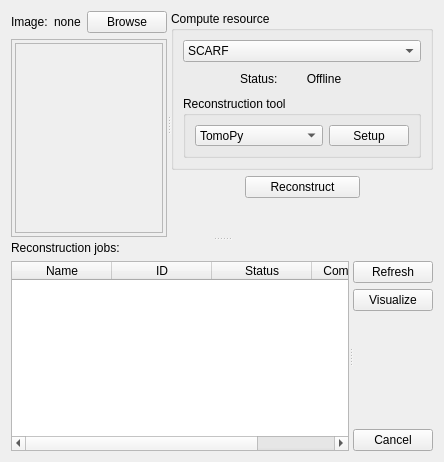
      <widget class="QWidget" name="runTab">
       <property name="enabled">
        <bool>true</bool>
       </property>
       <attribute name="title">
        <string>Run</string>
       </attribute>
       <layout class="QGridLayout" name="gridLayout_17">
        <item row="0" column="0">
         <widget class="QSplitter" name="splitter_run_main_vertical">
          <property name="orientation">
           <enum>Qt::Vertical</enum>
          </property>
          <widget class="QSplitter" name="splitter_image_resource">
           <property name="sizePolicy">
            <sizepolicy hsizetype="Expanding" vsizetype="Expanding">
             <horstretch>0</horstretch>
             <verstretch>0</verstretch>
            </sizepolicy>
           </property>
           <property name="orientation">
            <enum>Qt::Horizontal</enum>
           </property>
           <property name="opaqueResize">
            <bool>true</bool>
           </property>
           <widget class="QWidget" name="layoutWidget_5">
            <layout class="QGridLayout" name="gridLayout_11">
             <item row="0" column="0">
              <layout class="QGridLayout" name="gridLayout_12">
               <item row="0" column="0">
                <widget class="QLabel" name="label_image_title">
                 <property name="sizePolicy">
                  <sizepolicy hsizetype="Preferred" vsizetype="Preferred">
                   <horstretch>0</horstretch>
                   <verstretch>0</verstretch>
                  </sizepolicy>
                 </property>
                 <property name="text">
                  <string>Image:</string>
                 </property>
                </widget>
               </item>
               <item row="0" column="2">
                <widget class="QPushButton" name="pushButton_browse_image">
                 <property name="text">
                  <string>Browse</string>
                 </property>
                </widget>
               </item>
               <item row="0" column="1">
                <widget class="QLabel" name="label_image_name">
                 <property name="sizePolicy">
                  <sizepolicy hsizetype="Preferred" vsizetype="Preferred">
                   <horstretch>1</horstretch>
                   <verstretch>0</verstretch>
                  </sizepolicy>
                 </property>
                 <property name="text">
                  <string>none</string>
                 </property>
                </widget>
               </item>
              </layout>
             </item>
             <item row="1" column="0">
              <widget class="QFrame" name="frame_image">
               <property name="sizePolicy">
                <sizepolicy hsizetype="Preferred" vsizetype="Preferred">
                 <horstretch>2</horstretch>
                 <verstretch>2</verstretch>
                </sizepolicy>
               </property>
               <property name="frameShape">
                <enum>QFrame::StyledPanel</enum>
               </property>
               <property name="frameShadow">
                <enum>QFrame::Raised</enum>
               </property>
               <layout class="QGridLayout" name="gridLayout_13">
                <property name="margin">
                 <number>3</number>
                </property>
                <property name="spacing">
                 <number>2</number>
                </property>
                <item row="0" column="0">
                 <widget class="QScrollArea" name="scrollArea_image">
                  <property name="widgetResizable">
                   <bool>true</bool>
                  </property>
                  <property name="alignment">
                   <set>Qt::AlignCenter</set>
                  </property>
                  <widget class="QWidget" name="scrollAreaWidgetContents">
                   <property name="geometry">
                    <rect>
                     <x>0</x>
                     <y>0</y>
                     <width>370</width>
                     <height>289</height>
                    </rect>
                   </property>
                   <layout class="QGridLayout" name="gridLayout_5">
                    <property name="margin">
                     <number>0</number>
                    </property>
                    <property name="spacing">
                     <number>0</number>
                    </property>
                    <item row="0" column="0">
                     <widget class="QLabel" name="label_image">
                      <property name="text">
                       <string/>
                      </property>
                     </widget>
                    </item>
                   </layout>
                  </widget>
                 </widget>
                </item>
               </layout>
              </widget>
             </item>
            </layout>
           </widget>
           <widget class="QWidget" name="layoutWidget_6">
            <layout class="QGridLayout" name="gridLayout_14">
             <item row="1" column="1">
              <widget class="QPushButton" name="pushButton_reconstruct">
               <property name="minimumSize">
                <size>
                 <width>115</width>
                 <height>0</height>
                </size>
               </property>
               <property name="maximumSize">
                <size>
                 <width>115</width>
                 <height>16777215</height>
                </size>
               </property>
               <property name="text">
                <string>Reconstruct</string>
               </property>
              </widget>
             </item>
             <item row="1" column="2">
              <spacer name="horizontalSpacer_6">
               <property name="orientation">
                <enum>Qt::Horizontal</enum>
               </property>
               <property name="sizeHint" stdset="0">
                <size>
                 <width>13</width>
                 <height>20</height>
                </size>
               </property>
              </spacer>
             </item>
             <item row="2" column="1">
              <spacer name="verticalSpacer_4">
               <property name="orientation">
                <enum>Qt::Vertical</enum>
               </property>
               <property name="sizeHint" stdset="0">
                <size>
                 <width>20</width>
                 <height>40</height>
                </size>
               </property>
              </spacer>
             </item>
             <item row="0" column="0" colspan="3">
              <widget class="QGroupBox" name="groupBox_6">
               <property name="sizePolicy">
                <sizepolicy hsizetype="Preferred" vsizetype="Preferred">
                 <horstretch>0</horstretch>
                 <verstretch>0</verstretch>
                </sizepolicy>
               </property>
               <property name="minimumSize">
                <size>
                 <width>0</width>
                 <height>70</height>
                </size>
               </property>
               <property name="title">
                <string>Compute resource</string>
               </property>
               <layout class="QGridLayout" name="gridLayout_15">
                <item row="1" column="0">
                 <layout class="QHBoxLayout" name="horizontalLayout_4">
                  <item>
                   <spacer name="horizontalSpacer_8">
                    <property name="orientation">
                     <enum>Qt::Horizontal</enum>
                    </property>
                    <property name="sizeHint" stdset="0">
                     <size>
                      <width>40</width>
                      <height>20</height>
                     </size>
                    </property>
                   </spacer>
                  </item>
                  <item>
                   <widget class="QLabel" name="label_12">
                    <property name="text">
                     <string>Status:</string>
                    </property>
                   </widget>
                  </item>
                  <item>
                   <widget class="QPushButton" name="pushButton_remote_status">
                    <property name="text">
                     <string>Offline</string>
                    </property>
                    <property name="flat">
                     <bool>true</bool>
                    </property>
                   </widget>
                  </item>
                  <item>
                   <spacer name="horizontalSpacer_9">
                    <property name="orientation">
                     <enum>Qt::Horizontal</enum>
                    </property>
                    <property name="sizeHint" stdset="0">
                     <size>
                      <width>40</width>
                      <height>20</height>
                     </size>
                    </property>
                   </spacer>
                  </item>
                 </layout>
                </item>
                <item row="0" column="0">
                 <widget class="QComboBox" name="comboBox_run_compute_resource">
                  <item>
                   <property name="text">
                    <string>SCARF</string>
                   </property>
                  </item>
                  <item>
                   <property name="text">
                    <string>Local</string>
                   </property>
                  </item>
                 </widget>
                </item>
                <item row="2" column="0">
                 <widget class="QGroupBox" name="groupBox_7">
                  <property name="title">
                   <string>Reconstruction tool</string>
                  </property>
                  <layout class="QGridLayout" name="gridLayout_18">
                   <item row="0" column="0">
                    <widget class="QComboBox" name="comboBox_run_tool">
                     <item>
                      <property name="text">
                       <string>TomoPy</string>
                      </property>
                     </item>
                     <item>
                      <property name="text">
                       <string>Astra</string>
                      </property>
                     </item>
                     <item>
                      <property name="text">
                       <string>CCPi CGLS</string>
                      </property>
                     </item>
                     <item>
                      <property name="text">
                       <string>Savu</string>
                      </property>
                     </item>
                     <item>
                      <property name="text">
                       <string>Custom command</string>
                      </property>
                     </item>
                    </widget>
                   </item>
                   <item row="0" column="1">
                    <widget class="QPushButton" name="pushButton_run_tool_setup">
                     <property name="text">
                      <string>Setup</string>
                     </property>
                     <property name="autoRepeat">
                      <bool>false</bool>
                     </property>
                     <property name="autoExclusive">
                      <bool>false</bool>
                     </property>
                     <property name="flat">
                      <bool>false</bool>
                     </property>
                    </widget>
                   </item>
                  </layout>
                 </widget>
                </item>
               </layout>
              </widget>
             </item>
             <item row="1" column="0">
              <spacer name="horizontalSpacer_7">
               <property name="orientation">
                <enum>Qt::Horizontal</enum>
               </property>
               <property name="sizeHint" stdset="0">
                <size>
                 <width>17</width>
                 <height>20</height>
                </size>
               </property>
              </spacer>
             </item>
            </layout>
           </widget>
          </widget>
          <widget class="QWidget" name="layoutWidget_7">
           <layout class="QVBoxLayout" name="verticalLayout_7">
            <item>
             <widget class="QLabel" name="label_11">
              <property name="sizePolicy">
               <sizepolicy hsizetype="Preferred" vsizetype="Fixed">
                <horstretch>0</horstretch>
                <verstretch>0</verstretch>
               </sizepolicy>
              </property>
              <property name="text">
               <string>Reconstruction jobs:</string>
              </property>
             </widget>
            </item>
            <item>
             <widget class="QSplitter" name="splitter_run_jobs">
              <property name="orientation">
               <enum>Qt::Horizontal</enum>
              </property>
              <widget class="QTableWidget" name="tableWidget_run_jobs">
               <property name="sizePolicy">
                <sizepolicy hsizetype="Expanding" vsizetype="Expanding">
                 <horstretch>1</horstretch>
                 <verstretch>1</verstretch>
                </sizepolicy>
               </property>
               <property name="selectionBehavior">
                <enum>QAbstractItemView::SelectRows</enum>
               </property>
               <attribute name="horizontalHeaderStretchLastSection">
                <bool>true</bool>
               </attribute>
               <column>
                <property name="text">
                 <string>Name</string>
                </property>
               </column>
               <column>
                <property name="text">
                 <string>ID</string>
                </property>
               </column>
               <column>
                <property name="text">
                 <string>Status</string>
                </property>
               </column>
               <column>
                <property name="text">
                 <string>Command line</string>
                </property>
               </column>
              </widget>
              <widget class="QWidget" name="layoutWidget_8">
               <layout class="QGridLayout" name="gridLayout_16">
                <item row="2" column="0">
                 <widget class="QPushButton" name="pushButton_run_job_visualize">
                  <property name="text">
                   <string>Visualize</string>
                  </property>
                 </widget>
                </item>
                <item row="4" column="0">
                 <widget class="QPushButton" name="pushButton_run_job_cancel">
                  <property name="text">
                   <string>Cancel</string>
                  </property>
                 </widget>
                </item>
                <item row="3" column="0">
                 <spacer name="verticalSpacer_5">
                  <property name="orientation">
                   <enum>Qt::Vertical</enum>
                  </property>
                  <property name="sizeHint" stdset="0">
                   <size>
                    <width>20</width>
                    <height>40</height>
                   </size>
                  </property>
                 </spacer>
                </item>
                <item row="1" column="0">
                 <widget class="QPushButton" name="pushButton_run_refresh">
                  <property name="text">
                   <string>Refresh</string>
                  </property>
                 </widget>
                </item>
               </layout>
              </widget>
             </widget>
            </item>
           </layout>
          </widget>
         </widget>
        </item>
       </layout>
      </widget>
